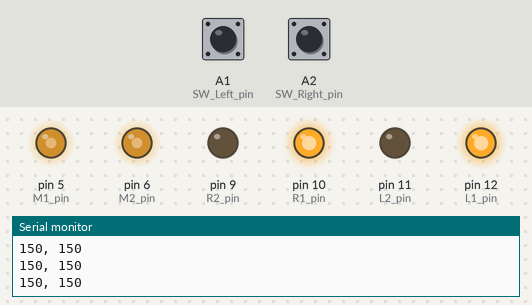
Bench run of a sketch on a simulated Arduino Uno, built with avr-gcc and run on an emulated ATmega328P. Shown: output pins drawn as LEDs (lit = HIGH), the last lines printed to the serial monitor. The inputs (shaded band) are chosen by the test bench; at power-on: A1 (SW_Left_pin) HIGH, A2 (SW_Right_pin) HIGH.

Above: at 1.2 s.
1.3 s: A1 (SW_Left_pin) pulled LOW for 3.2 s
At 5.7 s:
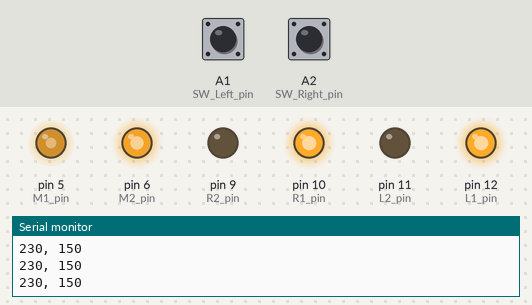
6.0 s: A2 (SW_Right_pin) pulled LOW for 3.2 s
At 9.8 s:
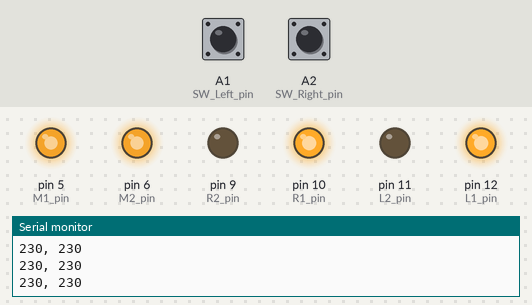
10.7 s: A1 (SW_Left_pin) pulled LOW for 0.25 s
At 11.3 s:
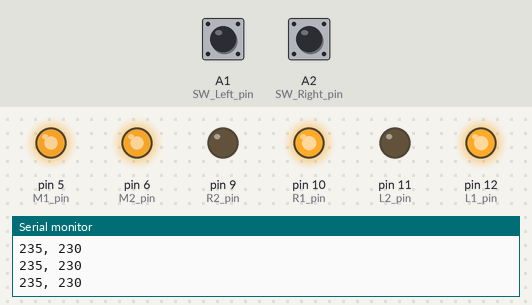
12.5 s: A2 (SW_Right_pin) pulled LOW for 0.25 s
At 14.0 s:
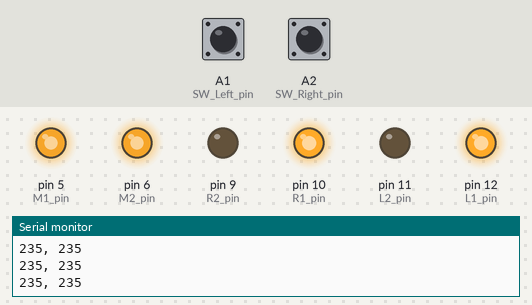
Timing chart, 0 to 15.3 s (numbered marks = the images above; inputs shaded):
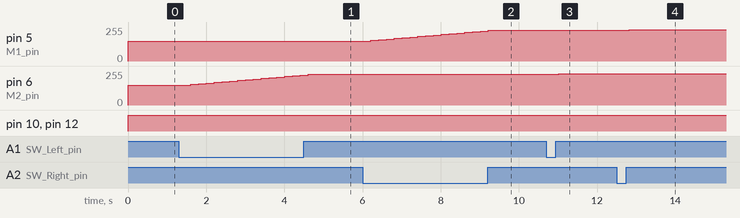

Measured:
- after the input at 1.3 s, pin 6 (M2_pin): moves from 150/255 to 230/255 over 3.0 s, starting after 0.30 s
- after the input at 6.0 s, pin 5 (M1_pin): moves from 150/255 to 230/255 over 3.0 s, starting after 0.21 s
- after the input at 10.7 s, pin 6 (M2_pin): 230/255 → 235/255 after 0.32 s
- after the input at 12.5 s, pin 5 (M1_pin): 230/255 → 235/255 after 0.33 s

The sketch:

Car_Straight_Line.ino
```cpp
#include <Timer.h>
#define M1_pin 5 // Rifgt ENB
#define M2_pin 6 // Left ENA
#define L1_pin 12 // IN1 F
#define L2_pin 11 // IN2 B
#define R1_pin 10  // IN3 F
#define R2_pin 9 // IN4 B

#define SW_Left_pin A1
#define SW_Right_pin A2

int default_power = 150;
int right_power = default_power;
int left_power = default_power;

Timer t; // 宣告 Timer 物件

void setup() {
  Serial.begin(9600);
  pinMode(L1_pin, OUTPUT);
  pinMode(L2_pin, OUTPUT);
  pinMode(R1_pin, OUTPUT);
  pinMode(R2_pin, OUTPUT);
  pinMode(SW_Left_pin, INPUT_PULLUP);
  pinMode(SW_Right_pin, INPUT_PULLUP);
  t.every(0, car);
}

void loop() {
  t.update();
}

void car() {
  analogWrite(M1_pin, right_power);
  analogWrite(M2_pin, left_power);
  digitalWrite(L1_pin, HIGH);
  digitalWrite(L2_pin, LOW);
  digitalWrite(R1_pin, HIGH);
  digitalWrite(R2_pin, LOW);
  if(digitalRead(SW_Left_pin) == 0) {
    left_power += 5;
    if(left_power > 255) left_power = 255;
  }
  if(digitalRead(SW_Right_pin) == 0) {
    right_power += 5;
    if(right_power > 255) right_power = 255;
  }
  Serial.print(left_power);
  Serial.print(", ");
  Serial.println(right_power);
  delay(200);
}
```
